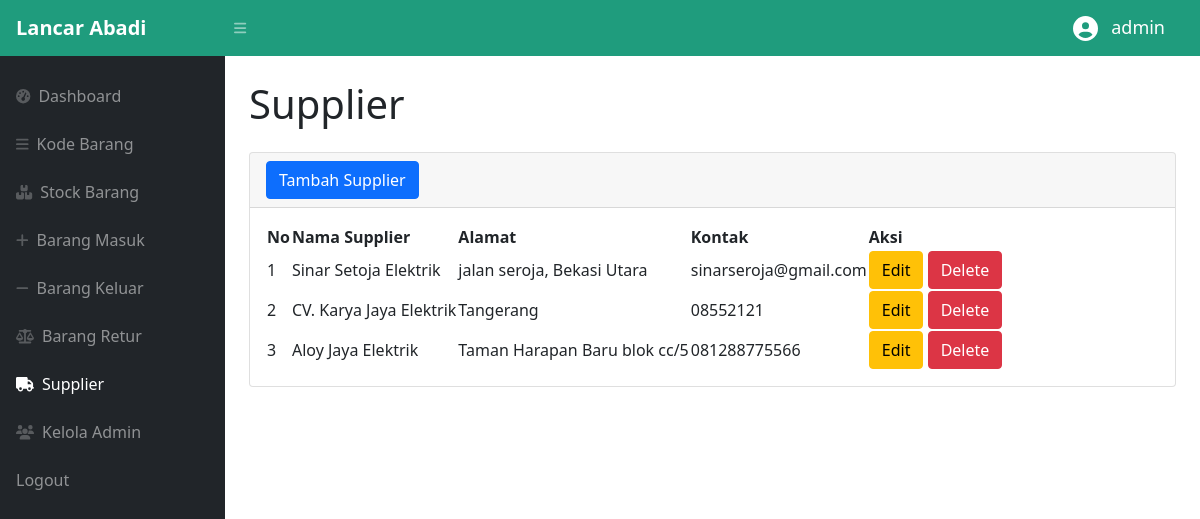
The app's page /superAdmin/supplier.php (signed in) with its own data.
### tables this page shows
CREATE TABLE `supplier` (
  `idsupplier` int(11) NOT NULL,
  `namasupplier` varchar(50) NOT NULL,
  `alamat` text NOT NULL,
  `kontak` varchar(100) NOT NULL
);

### superAdmin/supplier.php (the view, shortened to what this page needs)
<?php
require '../function.php';
?>
<!DOCTYPE html>
<html lang="en">
<head>
    <link href="https://cdn.jsdelivr.net/npm/simple-datatables@latest/dist/style.css" rel="stylesheet" />
    <link href="../css/styles.css" rel="stylesheet" />
</head>
<body class="sb-nav-fixed">
    <nav class="sb-topnav navbar navbar-expand navbar-dark" style="background-color:#1f9c7d;">
        <a class="navbar-brand ps-3" style="font-weight:bold ;" href="dashboard.php">Lancar Abadi</a>
        <button class="btn btn-link btn-sm order-1 order-lg-0 me-4 me-lg-0" id="sidebarToggle" href="#!"><i class="fas fa-bars"></i></button>
        <div class="collapse navbar-collapse justify-content-end">
            <i class="fa-solid fa-circle-user m-2" style="color:white ; height:25px"></i>
            <h6 style="margin: 5px 35px 5px 5px; font-size:18px; color:white">
                <?php
                echo $_SESSION['username'];
                ?>
            </h6>
        </div>
    </nav>
    <div id="layoutSidenav">
        <div id="layoutSidenav_nav">
            <nav class="sb-sidenav accordion sb-sidenav-dark mt-3" id="sidenavAccordion">
                <div class="sb-sidenav-menu">
                    <div class="nav">
                        <a class="nav-link" href="dashboard.php">
                            <div class="sb-nav-link-icon"><i class="fas fa-tachometer-alt"></i></div>
                            Dashboard
                        </a>
                        <a class="nav-link" href="kodeBarang.php">
                            <div class="sb-nav-link-icon"><i class="fas fa-bars"></i></div>
                            Kode Barang
                        </a>
                        <a class="nav-link" href="stockBarang.php">
                            <div class="sb-nav-link-icon"><i class="fas fa-boxes-stacked"></i></div>
                            Stock Barang
                        </a>
                        <a class="nav-link" href="masuk.php">
                            <div class="sb-nav-link-icon"><i class="fas fa-plus"></i></div>
                            Barang Masuk
                        </a>
                        <a class="nav-link" href="keluar.php">
                            <div class="sb-nav-link-icon"><i class="fas fa-minus"></i></div>
                            Barang Keluar
                        </a>
                        <a class="nav-link" href="retur.php">
                            <div class="sb-nav-link-icon"><i class="fas fa-balance-scale"></i></div>
                            Barang Retur
                        </a>
                        <a class="nav-link active" href="supplier.php">
                            <div class="sb-nav-link-icon"><i class="fas fa-truck"></i></div>
                            Supplier
                        </a>
                        <a class="nav-link" href="admin.php">
                            <div class="sb-nav-link-icon"><i class="fas fa-users"></i></div>
                            Kelola Admin
                        </a>
                        <a class="nav-link" href="../logout.php">
                            Logout
                        </a>
                    </div>
                </div>
            </nav>
        </div>
        <div id="layoutSidenav_content">
            <main>
                <div class="container-fluid px-4">
                    <h1 class="mt-4 mb-4">Supplier</h1>
                    <div class="card mb-4">
                        <div class="card-header">
                            <button type="button" class="btn btn-primary" data-bs-toggle="modal" data-bs-target="#myModal">
                                Tambah Supplier
                            </button>
                        </div>
                        <div class="card-body">
                            <table id="datatablesSimple">
                                <thead>
                                    <tr>
                                        <th>No</th>
                                        <th>Nama Supplier</th>
                                        <th>Alamat</th>
                                        <th>Kontak</th>
                                        <th>Aksi</th>
                                    </tr>
                                </thead>
                                <tbody>
                                    <?php
                                    $ambilsemuadatasupplier = mysqli_query($conn, "select * from supplier order by idsupplier DESC");
                                    $i = 1;
                                    while ($data = mysqli_fetch_assoc($ambilsemuadatasupplier)) {
                                        $namasupplier = $data['namasupplier'];
                                        $alamat = $data['alamat'];
                                        $kontak = $data['kontak'];
                                        $ids = $data['idsupplier'];
                                    ?>
                                        <tr>
                                            <td><?= $i++; ?></td>
                                            <td><?= $namasupplier; ?></td>
                                            <td><?= $alamat; ?></td>
                                            <td><?= $kontak; ?></td>
                                            <td>
                                                <button type="button" class="btn btn-warning" data-bs-toggle="modal" data-bs-target="#edit<?= $ids; ?>">
                                                    Edit
                                                </button>
                                                <button type="button" class="btn btn-danger" data-bs-toggle="modal" data-bs-target="#delete<?= $ids; ?>">
                                                    Delete
                                                </button>
                                            </td>
                                        </tr>
                                    <?php
                                    };
                                    ?>
                                </tbody>
                            </table>
                        </div>
                    </div>
                </div>
            </main>
        </div>
    </div>
</body>
</html>

### records on screen
supplier: namasupplier "Sinar Setoja Elektrik", alamat "jalan seroja, Bekasi Utara", kontak "sinarseroja@gmail.com"
supplier: namasupplier "CV. Karya Jaya Elektrik", alamat "Tangerang", kontak "08552121"
supplier: namasupplier "Aloy Jaya Elektrik", alamat "Taman Harapan Baru blok cc/5", kontak "081288775566"

### other values on screen
$_SESSION['username'] "admin"
